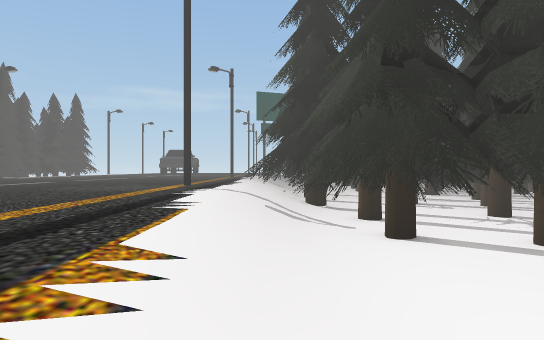
view 1 (above)

18 first-person views from a walk through a Unity game level. The camera is 1.4 m above the floor, looks level and sees 75° across. The floor is counted in squares, 2 m on a side. Each view is taken from the middle of a square. On the plan, view 1 faces up. The plan holds only what a view shows up to about 11 squares ahead; the rest is blank. The place goes on beyond the plan.

view 2
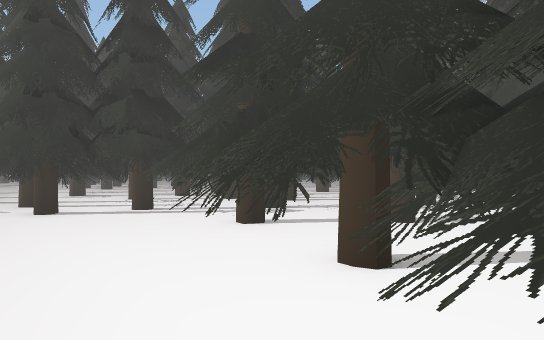

view 3
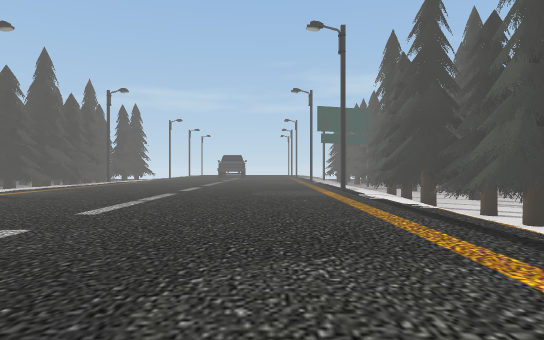

view 4
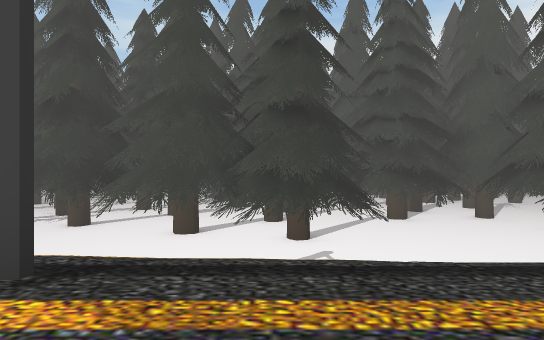

view 5
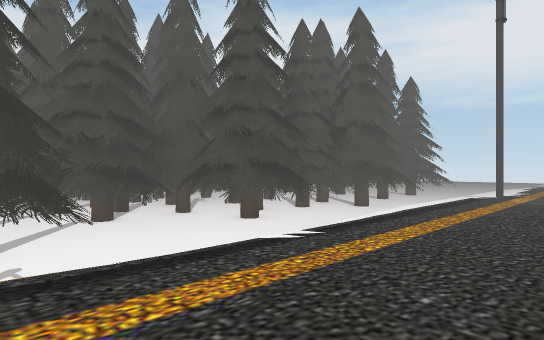

view 6
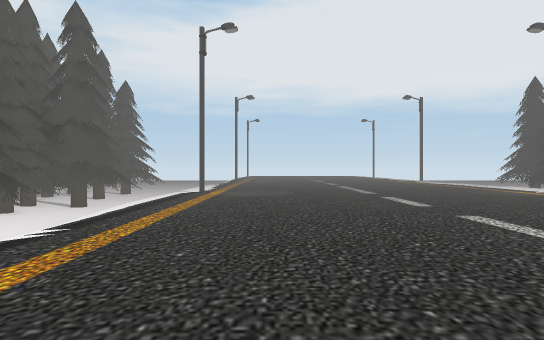

view 7
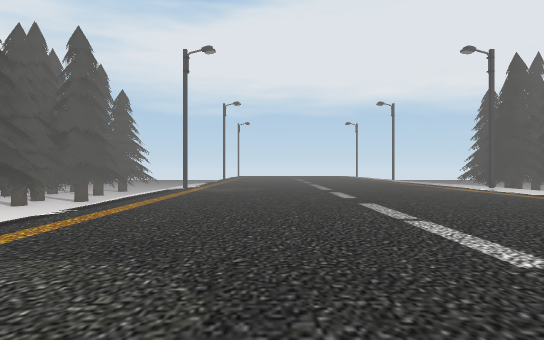

view 8
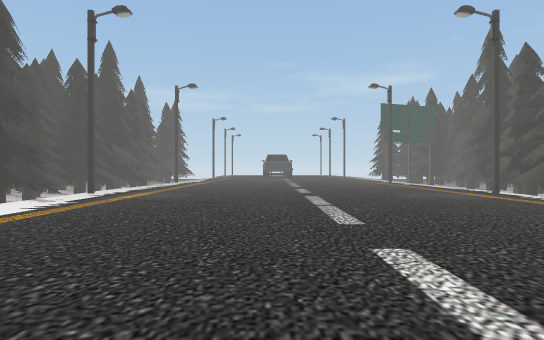

view 9
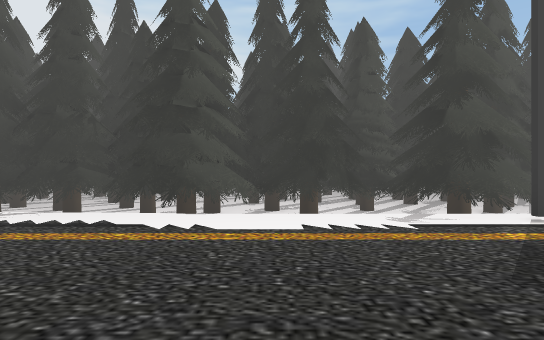

view 10
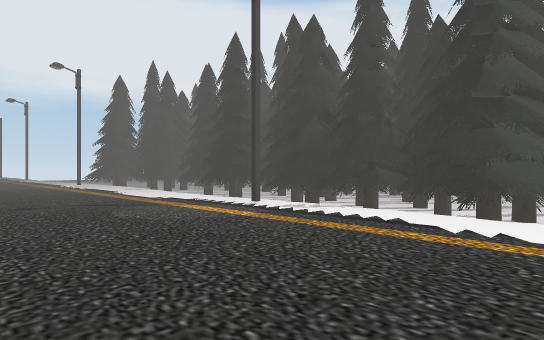

view 11
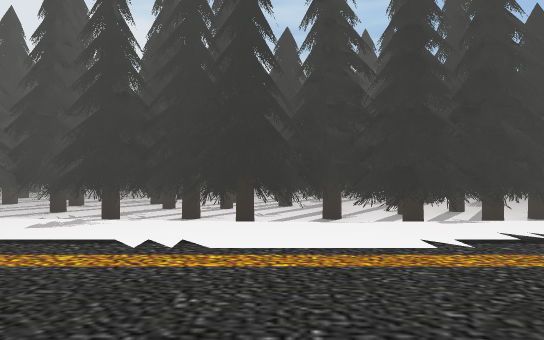

view 12
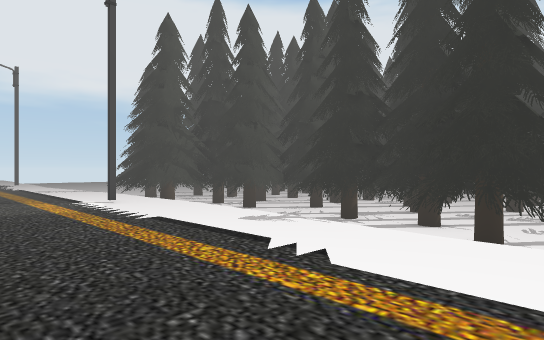

view 13
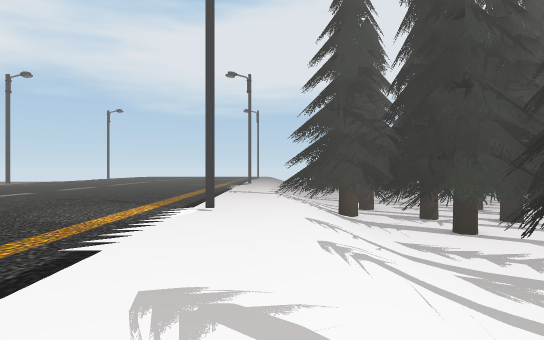

view 14
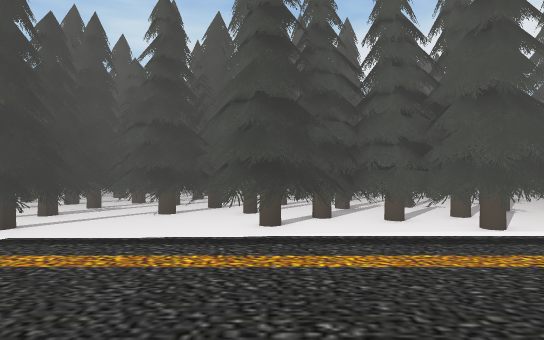

view 15
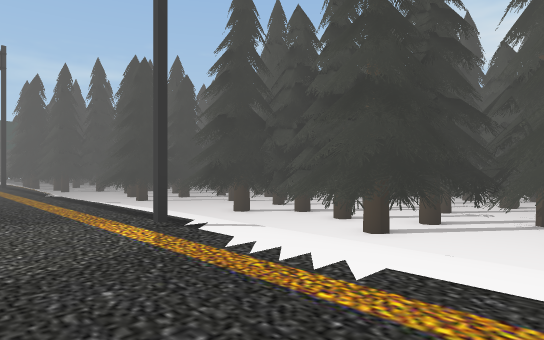

view 16
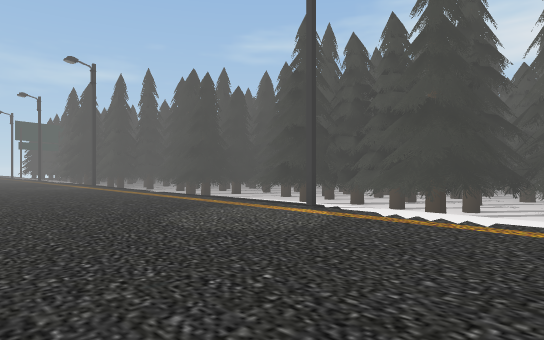

view 17
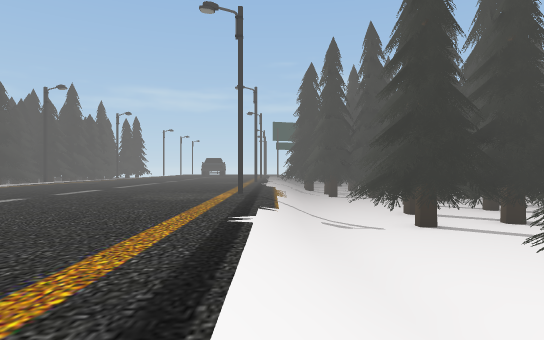

view 18
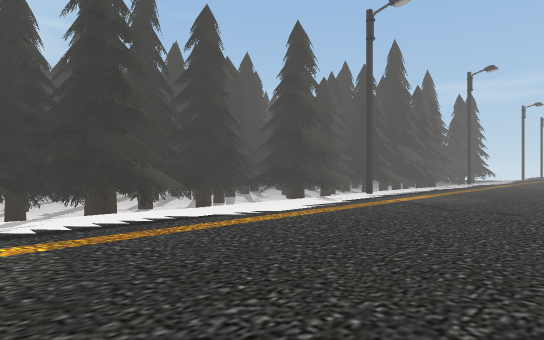

### Floor plan
Key: @ floor where view 1 was taken; # wall or solid block; . main floor; - floor 0.25 m lower than the main floor; _ floor 1 m lower than the main floor; < floor 1.25 m lower than the main floor; / step, stairs or slope; T pine tree; O other object.
Columns run from 19 left of view 1 to 5 right of it. Each row starts with its distance up from view 1.
  9  OO T .............TOTTT
  8  O #T/#..........#.T#TTTT
  7  TTTT/.............TT  TT
  6 TTTT /............-/TTTTT
  5  T##T/............-/#T TT
  4  TTT /............-TTTT#T
  3 T#TTT/............-/_TTT
  2 O T#T/............-/_TTT
  1 OTT#T/............//_T##O
  0 OTTT -............/@_TTT#
 -1 TT#TT-...........#//TT#T#
 -2   TT /#...........//_TTTT
 -3 TTTT /............//TT #T
 -4 TTTT /............//TT# T
 -5 OT#T /............//<TTTT
 -6 O T#T/............//_<TT
 -7 T T#T/............//<<TTT
 -8 T# T -............//TT#T#
 -9 TTTT/-............//T TT
-10 T# T/-............/ TTTT
-11 TTT_/.............- _TTTT
-12 #TT//.............- TT  O
-13 ##TT/.#..........#- T#TTO
-14 ## T/.............- T#T #
-15 ####T/............- _TT##
-16  ##TT/............- _TTT#
-17   #TT.............-  T

Where each view was taken, in squares from view 1:
view 1: 0 up, 0 right, facing up
view 2: 3 down, 0 right, facing up-right
view 3: 3 down, 4 left, facing up
view 4: 3 down, 4 left, facing right
view 5: 3 down, 4 left, facing down-right
view 6: 2 down, 4 left, facing down
view 7: 0 up, 5 left, facing down
view 8: 2 down, 8 left, facing up
view 9: 4 up, 8 left, facing left
view 10: 4 up, 8 left, facing down-left
view 11: 6 down, 9 left, facing left
view 12: 5 down, 10 left, facing down-left
view 13: 7 down, 14 left, facing down
view 14: 9 down, 5 left, facing right
view 15: 17 down, 4 left, facing up-right
view 16: 17 down, 7 left, facing up-right
view 17: 11 down, 1 left, facing up
view 18: 1 down, 8 left, facing up-left
